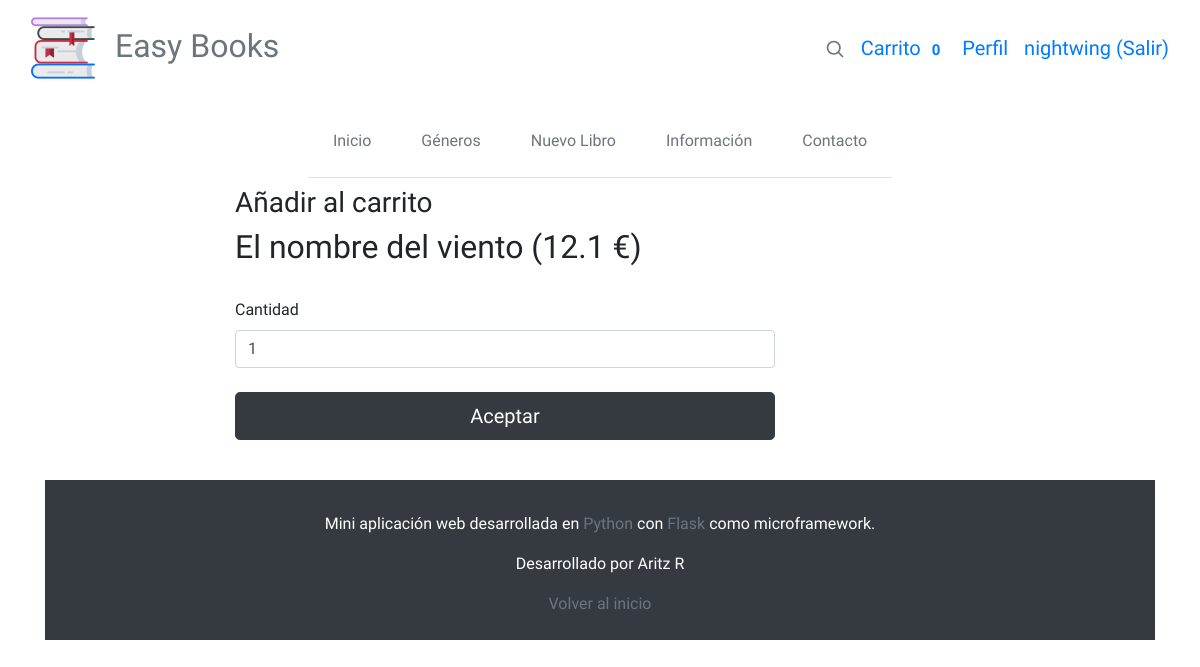
Page /carrito/add/1 (signed in) on the committed database.
### aplicacion/models.py (models this page shows, shortened)
class Usuarios(db.Model):
	__tablename__ = "usuarios"
	id = Column(Integer, primary_key=True)
	username = Column(String(100), nullable=False)
	password_hash = Column(String(128), nullable=False)
	nombre = Column(String(200), nullable=False)
	email = Column(String(200), nullable=False)
	admin = Column(Boolean, default=False)
	@property
	def password(self):	# @property de password es el get_password
		return AttributeError("Password is not a readable attribute")
	def is_admin(self):
		return self.admin

class Articulos(db.Model):
    __tablename__ = "articulos"
    id = Column(Integer, primary_key=True)
    nombre = Column(String(100), nullable=False)
    precio = Column(Float, default=0)
    iva = Column(Integer, default=21)
    sinopsis = Column(String(255))
    image = Column(String(255))
    stock = Column(Integer, default=0)
    GeneroId = Column(Integer, ForeignKey("generos.id"), nullable=False)
    genero = relationship("Generos", backref="Articulos")
    def precio_final(self):
        return self.precio + (self.precio * (self.iva/100))

### aplicacion/app.py (the view, shortened to what this page needs)
@app.route('/carrito/add/<id>', methods=["GET", "POST"])
@login_required
def carrito_add(id):
    articulo = Articulos.query.get(id)
    form = formCarrito()
    form.id.data = id   # Pasamos el id al campo oculto (por debajo, sin mostrar nada...)
    return render_template("carrito_add.html", form=form, articulo=articulo)

### aplicacion/forms.py
class formCarrito(FlaskForm):
    id = HiddenField()
    cantidad = IntegerField('Cantidad', default=1,
                validators=[NumberRange(min=1, message="El valor debe ser positivo"), Required("Campo obligatorio")])
    submit = SubmitField("Aceptar")

### aplicacion/app.py (called while the page is built)
@app.context_processor  # Variables accesibles desde los templates
def contar_carrito():
    if not current_user.is_authenticated:   # Si no esta logeado el carrito es 0
        return {'num_articulos': 0}
    if request.cookies.get(str(current_user.id))==None: # Si está logeado pero no tiene cookie, su carrito es 0
        return {'num_articulos': 0}
    else:
        datos = json.loads(request.cookies.get(str(current_user.id)))
        return {'num_articulos': len(datos)}

@login_manager.user_loader  # Indicamos a flask como obtener los usuarios por id
def load_user(user_id):     # para llenar el current_user
    return Usuarios.query.get(str(user_id))

### aplicacion/templates/carrito_add.html (shortened to what this page needs)
{% extends "base.html" %}
{% block content %}
<div class="container">
<div class="row">
<div class="col-md-2"></div>
<div class="col-md-6">
    <h3>Añadir al carrito</h3>
    <h2>{{articulo.nombre}} ({{articulo.precio_final()}} €)</h2>
    <form class="form-horizontal"  method="post">
      <div class="form-group">
        {{form.id()}}<br/>
        {{form.cantidad.label()}} {{form.cantidad(size="10", class="form-control")}}
        <br/>
        {{form.submit(class="btn btn-lg btn-dark btn-block")}}
  </form>
  <br/>
</div>
</div>
</div>
{% endblock %}

### aplicacion/templates/base.html (shortened to what this page needs)
<!DOCTYPE html>
<html lang="en">
<head>
    <link rel="stylesheet" href="https://use.fontawesome.com/releases/v5.3.1/css/all.css">
    <link rel="stylesheet" href="https://cdnjs.cloudflare.com/ajax/libs/animate.css/3.7.2/animate.min.css">
    <link rel="stylesheet" href="https://stackpath.bootstrapcdn.com/bootstrap/4.4.1/css/bootstrap.min.css"
>
</head>
<body>
  <div class="container-fluid">
    <header class="blog-header py-3">
      <div class="row flex-nowrap justify-content-between align-items-center">
        <div class="col-1">
          <img src="../static/img/books.png" class="pl-3"/>
        </div>
        <div class="col-4 pt-1">
          <a class="text-muted" href="{{url_for('inicio')}}"><h2> Easy Books</h2></a>
        </div>
        <div class="col-3 d-flex justify-content-end align-items-center">
          <a class="text-muted" href="#" aria-label="Search">
            <svg xmlns="http://www.w3.org/2000/svg" width="20" height="20" fill="none" stroke="currentColor" stroke-linecap="round" stroke-linejoin="round" stroke-width="2" class="mx-3" role="img" viewBox="0 0 24 24" focusable="false"><title>Search</title><circle cx="10.5" cy="10.5" r="7.5"/><path d="M21 21l-5.2-5.2"/></svg>
          </a>
          {% if current_user.is_authenticated %}
            <a class="navbar-brand" href="/carrito">Carrito <span class="badge">{{num_articulos}}</span></a>
            <a class="navbar-brand" href="/perfil/{{current_user.username}}">Perfil</a>
            <a class="navbar-brand" href="/logout">{{current_user.username}} (Salir)</a>
          {% else %}
            <a class="btn btn-sm btn-outline-secondary" href="/login">Iniciar Sesión</a>
            <a class="btn btn-sm btn-outline-secondary" href="/registro">Registrarse</a>
          {% endif %}
        </div>
      </div>
    </header>
  </div>
  <div class="container">
    <nav class="navbar navbar-expand-md">
      <div class="navbar-collapse collapse justify-content-center">
          <ul class="navbar-nav nav-tabs">
            <li class="nav-item">
                <a class="nav-link p-4 text-muted" onmouseover="navBarBlockDisplay(this)"
                onmouseout="navBarBlockHide(this)" href="{{url_for('inicio')}}">Inicio</a>
            </li>
            <li class="nav-item">
                <a class="nav-link p-4 text-muted" onmouseover="navBarBlockDisplay(this)"
                onmouseout="navBarBlockHide(this)" href="{{url_for('generos')}}">Géneros</a>
            </li>
            {% if current_user.is_authenticated and current_user.is_admin() %}
            <li class="nav-item">
                <a class="nav-link p-4 text-muted" onmouseover="navBarBlockDisplay(this)"
                onmouseout="navBarBlockHide(this)" href="/articulos/new">Nuevo Libro</a>
            </li>
            {% endif %}
            <li class="nav-item">
                <a class="nav-link p-4 text-muted" onmouseover="navBarBlockDisplay(this)"
                onmouseout="navBarBlockHide(this)" href="/f">Información</a>
            </li>
            <li class="nav-item">
                <a class="nav-link p-4 text-muted" onmouseover="navBarBlockDisplay(this)"
                onmouseout="navBarBlockHide(this)" href="/f">Contacto</a>
            </li>
        </ul>
      </div>
    </nav>
  </div>
  {% block content %}{% endblock %}
  {% block foot %}
      <footer class="blog-footer bg-dark text-center p-2 text-white">
        <p>Mini aplicación web desarrollada en<a href="https://www.python.org/" target="_blank" class="text-muted"> Python</a> con
          <a href="https://palletsprojects.com/p/flask/" target="_blank" class="text-muted">Flask</a> como microframework.
        </p>
        <p>Desarrollado por Aritz R</p>
        <p>
          <a href="#" class="text-muted">Volver al inicio</a>
        </p>
      </footer>
    {% endblock %}
</body>
</html>

### aplicacion/templates/base.html (style rules this page uses)
body { font-family: 'Cairo', sans-serif; }

### rows in the picture
Usuarios: username "nightwing"
Articulos: nombre "El nombre del viento", precio_final "12.1"

### other values in the picture
{{ num_articulos }} "0"
